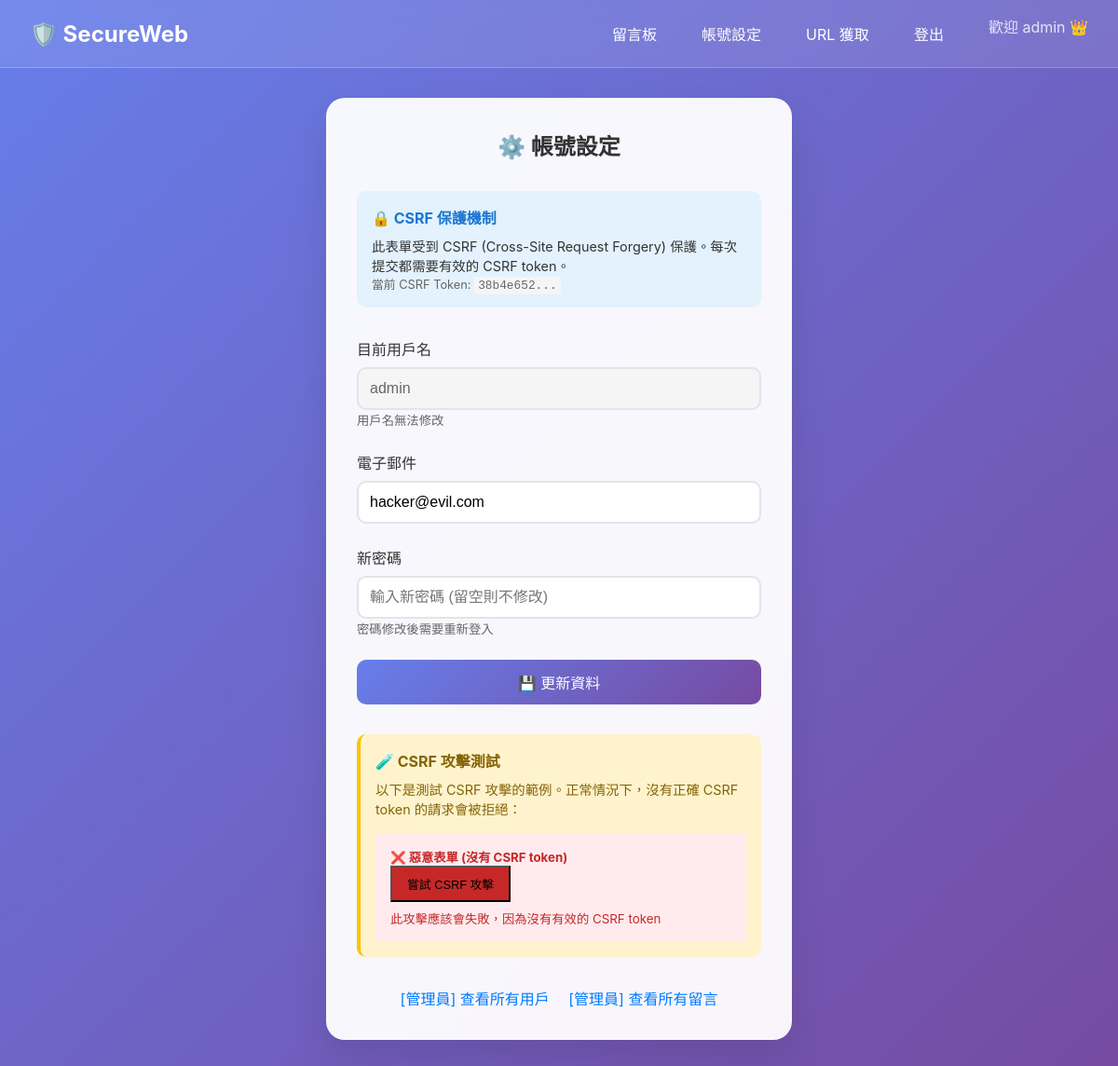
Before: /account (signed in) with the older database file.
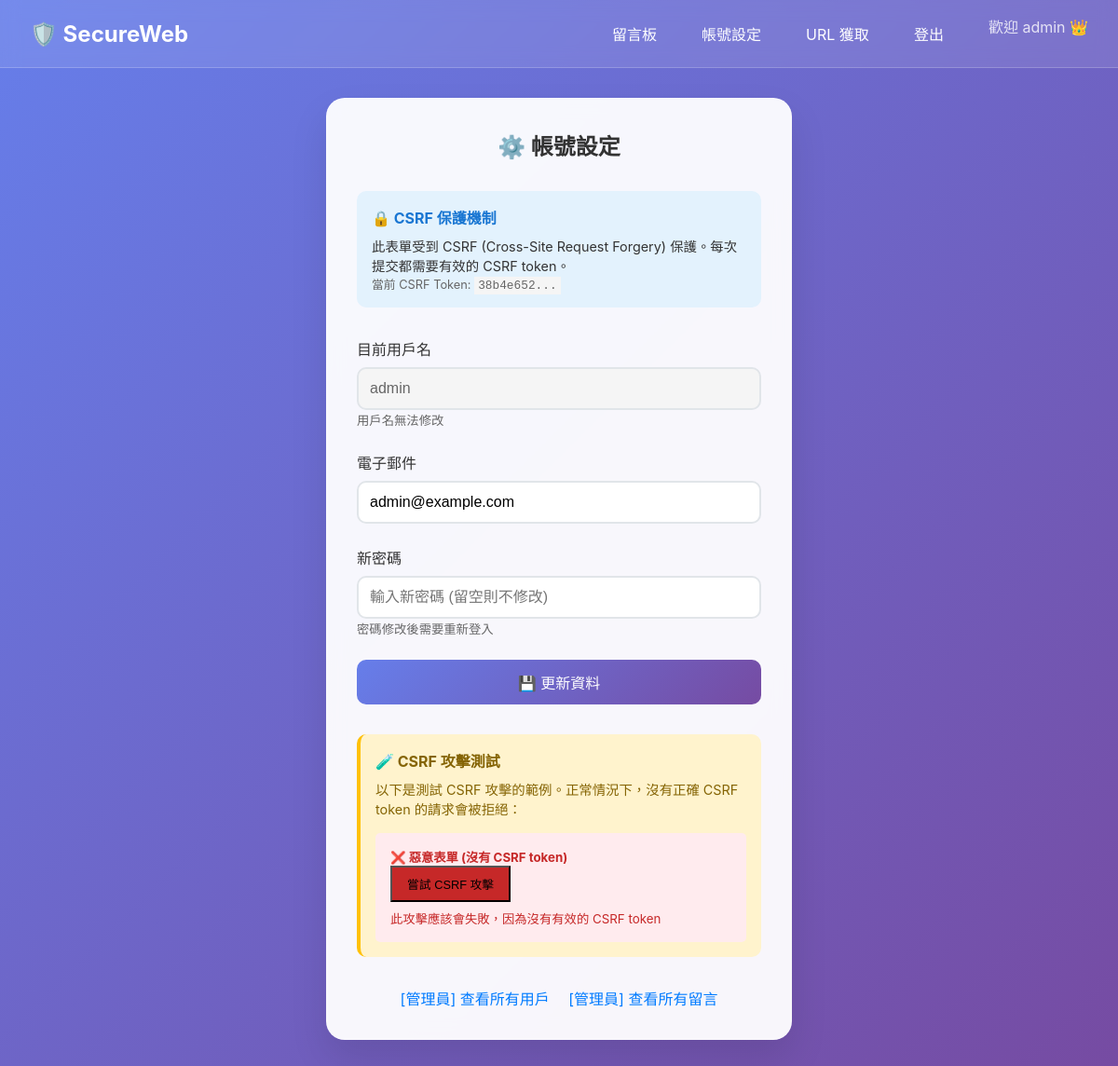
After: the same page with the newer database file.
### tables this page shows
CREATE TABLE users (
        id INTEGER PRIMARY KEY AUTOINCREMENT,
        username TEXT UNIQUE NOT NULL,
        password TEXT NOT NULL,
        email TEXT,
        created_at DATETIME DEFAULT CURRENT_TIMESTAMP
    );

### app.py (the view, shortened to what this page needs)
@app.route('/account', methods=['GET', 'POST'])
def account():
    if 'username' not in session:
        return redirect(url_for('login'))
    csrf_token = generate_csrf_token()
    user = get_user(session['username'])
    return render_template('account.html',
                         csrf_token=csrf_token,
                         user=user)

### app.py (called while the page is built)
def get_db_connection():
    conn = sqlite3.connect(DB_PATH)
    conn.row_factory = sqlite3.Row
    return conn

def get_user(username):
    conn = get_db_connection()
    user = conn.execute('SELECT * FROM users WHERE username = ?', (username,)).fetchone()
    conn.close()
    return user

def generate_csrf_token():
    token = secrets.token_hex(16)
    session['csrf_token'] = token
    return token

### templates/account.html (shortened to what this page needs)
<!DOCTYPE html>
<html>
<head>
</head>
<body>
    {% extends "base.html" %}
    {% block content %}
    <div class="card">
        <h2 style="text-align: center; margin-bottom: 2rem; color: #333;">⚙️ 帳號設定</h2>
        <div style="background: #e3f2fd; padding: 1rem; border-radius: 10px; margin-bottom: 2rem;">
            <h4 style="color: #1976d2; margin-bottom: 0.5rem;">🔒 CSRF 保護機制</h4>
            <p style="color: #333; font-size: 0.9rem;">
                此表單受到 CSRF (Cross-Site Request Forgery) 保護。每次提交都需要有效的 CSRF token。
            </p>
            <p style="color: #666; font-size: 0.8rem;">
                當前 CSRF Token: <code style="background: #f5f5f5; padding: 2px 4px;">{{ csrf_token[:8] }}...</code>
            </p>
        </div>
        <form method="POST">
            <div class="form-group">
                <label for="current_username">目前用戶名</label>
                <input type="text" id="current_username" value="{{ user.username }}" disabled
                       style="background: #f5f5f5; color: #666;">
                <small style="color: #666;">用戶名無法修改</small>
            </div>
            <div class="form-group">
                <label for="email">電子郵件</label>
                <input type="email" id="email" name="email" value="{{ user.email or '' }}"
                       placeholder="輸入新的電子郵件地址">
            </div>
            <div class="form-group">
                <label for="new_password">新密碼</label>
                <input type="password" id="new_password" name="new_password"
                       placeholder="輸入新密碼 (留空則不修改)">
                <small style="color: #666;">密碼修改後需要重新登入</small>
            </div>
            <button type="submit" class="btn">💾 更新資料</button>
        </form>
        <div style="margin-top: 2rem; padding: 1rem; background: #fff3cd; border-radius: 10px; border-left: 4px solid #ffc107;">
            <h4 style="color: #856404; margin-bottom: 0.5rem;">🧪 CSRF 攻擊測試</h4>
            <p style="color: #856404; font-size: 0.9rem;">
                以下是測試 CSRF 攻擊的範例。正常情況下，沒有正確 CSRF token 的請求會被拒絕：
            </p>
            <form method="POST" style="margin-top: 1rem; padding: 1rem; background: #ffebee; border-radius: 5px;">
                <h5 style="color: #c62828;">❌ 惡意表單 (沒有 CSRF token)</h5>
                <button type="submit" style="background: #c62828; font-size: 0.8rem; padding: 0.5rem 1rem;">
                    嘗試 CSRF 攻擊
                </button>
                <small style="display: block; color: #c62828; margin-top: 0.5rem;">
                    此攻擊應該會失敗，因為沒有有效的 CSRF token
                </small>
            </form>
        </div>
        {% if user.username == 'admin' %}
        <div style="margin-top: 2rem; text-align: center;">
            <a href="/admin/users" style="color: #007bff; text-decoration: none; margin-right: 1rem;">[管理員] 查看所有用戶</a>
            <a href="/admin/comments" style="color: #007bff; text-decoration: none;">[管理員] 查看所有留言</a>
        </div>
        {% endif %}
    </div>
    {% endblock %}

### templates/base.html (shortened to what this page needs)
<!DOCTYPE html>
<html lang="zh-TW">
<head>
</head>
<body>
    <nav class="navbar">
        <div class="nav-content">
            <a href="/" class="logo">🛡️ SecureWeb</a>
            <div class="nav-links">
                {% if session.username %}
                    <a href="/comment">留言板</a>
                    <a href="/account">帳號設定</a>
                    {% if session.username == 'admin' %}
                        <a href="/fetch">URL 獲取</a>
                    {% endif %}
                    <a href="/logout">登出</a>
                    <span style="color: rgba(255,255,255,0.8); margin-left: 1rem;">
                        歡迎 {{ session.username }}
                        {% if session.username == 'admin' %}
                            <span style="color: #ffd700;">👑</span>
                        {% endif %}
                    </span>
                {% else %}
                    <a href="/login">登入</a>
                {% endif %}
            </div>
        </div>
    </nav>
    <div class="container">
        {% block content %}{% endblock %}
    </div>
</body>
</html>

Changed rows visible on the page:
changed users "admin": email "hacker@evil.com" → "admin@example.com"
